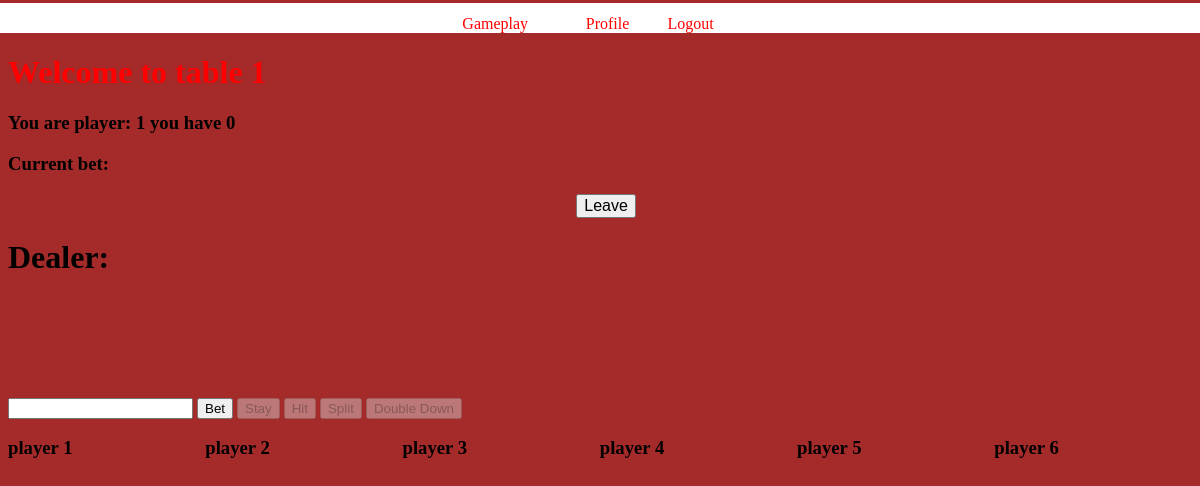
The app's page /table_one (signed in), older data.
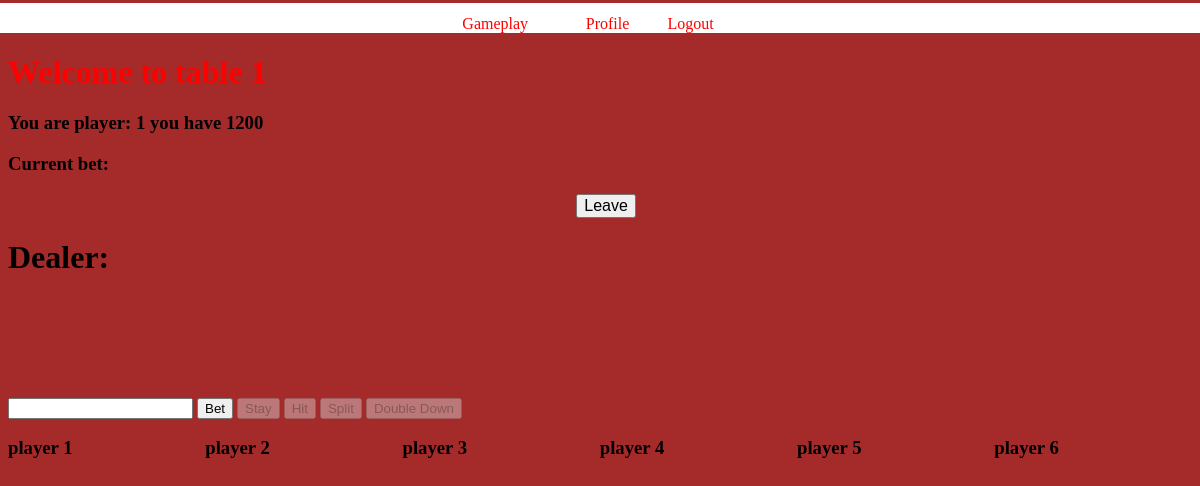
The same page, newer data.
### package/Databases/database_model.py (models this page shows, shortened)
class Player(db.Model):
    __tablename__ = 'player'
    pid         = db.Column(db.Integer, primary_key=True)
    amnt        = db.Column(db.Integer, nullable=False)
    bet         = db.Column(db.Integer, nullable=False)
    id          = db.Column(db.Integer, db.ForeignKey('user.id'))
    ptid        = db.Column(db.Integer, db.ForeignKey('table.tid'))
    hand        = db.Column(db.Integer, default=0)
    over        = db.Column(db.Boolean, default=False)
    playerNum   = db.Column(db.Integer, default=None)

### package/routes/GameplayRoutes.py (the view)
@login_required
@app.route('/table_one', methods=['GET', 'POST'])
def table_one():
    table = dm.Table.query.filter_by(tid=1).first()
    exist = dm.Player.query.filter_by(id=current_user.id).first()
    print("current user id", current_user.id)
    if table.tablestate!="joinable":
        return render_template("Gameplay.html")
    if table == None:
        return render_template("BlackjackTables/Gameplay.html")
    if table.seat > 0 and exist == None:
        player = dm.Player(amnt=current_user.funds, bet=0, id=current_user.id, ptid=1)
        playerFeild(table, player)
        table.seat = table.seat-1
        db.session.add(player)
        db.session.commit()
        players = getPlayers()
        cards = getCards()
        return render_template("BlackjackTables/Table1.html", player=player, players=players, cards=cards)
    else:
        players = getPlayers()
        cards = getCards()
        return render_template("BlackjackTables/Table1.html", player=exist, players=players, cards=cards)
    return render_template("Gameplay.html")

### package/Databases/database_model.py (called while the page is built)
@login_manager.user_loader
def load_user(user_id):
    return User.query.get(int(user_id))

### package/routes/GameplayRoutes.py (called while the page is built)
def getPlayers():
    players = dm.Player.query.all()
    return players

def getCards():
    cards = []
    for i in range (1,7):
        cards.append(dm.Deck.query.filter_by(pid=i))
    return cards

### package/templates/BlackjackTables/Table1.html (shortened to what this page needs)
{% extends "ParentAccount/ParentTemplate.html" %}
{% block stylesheet %}
    <link href="../../static/css/GameplayStyle.css" rel="stylesheet" type="text/css">
{% endblock %}
{% block gameplay %}
    <h1 style="color: red">Welcome to table 1</h1>
    <h3 id="tablefunds">You are player: {{ player.playerNum }} you have {{ player.amnt }}</h3>
    <h3 id="currentbet">Current bet:</h3>
    <form action="/leave" method="post">
        <input id="leave" type="submit" value="Leave">
    </form>
    <div id="table_parent">
        <div style="width: 100%" class="dealer" id="table_one_deal">
            <div id="table_one_dealer">
                 <h1 id="playernull">Dealer:</h1>
            </div>
        </div>
        <div id="{{ player.playerNum }}">
            <input type="number" name="numBet" id="numBet">
            <button id="bet" onclick="bet()">Bet</button>
            <button id="stay" onclick="stay()" disabled>Stay</button>
            <button id="hit" onclick="hit()" disabled>Hit</button>
            <button id="split" onclick="split(false)" disabled>Split</button>
            <button id="double_down" onclick="doubleDown()" disabled>Double Down</button>
        </div>
        <div class="players" id="table_one_players" >
            <div id="seat1" class="column">
                <h3 id="player1">player 1</h3>
            </div>
            <div id="seat2" class="column">
                <h3 id="player2">player 2</h3>
            </div>
            <div id="seat3" class="column">
                <h3 id="player3">player 3</h3>
            </div>
            <div id="seat4" class="column">
                <h3 id="player4">player 4</h3>
            </div>
            <div id="seat5" class="column">
                <h3 id="player5">player 5</h3>
            </div>
            <div id="seat6" class="column">
                <h3 id="player6">player 6</h3>
            </div>
        </div>
    </div>
{% endblock %}

### package/templates/ParentAccount/ParentTemplate.html (shortened to what this page needs)
<!DOCTYPE html>
<html lang="en">
<head>
    {% block stylesheet %}{% endblock %}
</head>
<body>
    <nav>
        <ul>
            <div class="table">
                <div class="row">
                    <div class="gameplay_link">
                        <li><a href="{{ url_for('gameplay_page') }}">Gameplay</a> </li>
                    </div>
                    <div class="create_account_link">
                        <li><a href="{{ url_for('profile_page') }}">Profile</a> </li>
                    </div>
                    <div class="login_link">
                        <li><a href="{{ url_for('logout') }}">Logout</a> </li>
                    </div>
                </div>
            </div>
        </ul>
    </nav>
    {% block gameplay %}{% endblock %}
</body>
</html>

### package/static/css/GameplayStyle.css (style rules this page uses)
body { background-color: brown; }
nav { margin-left: -1%; margin-right: -1%; margin-top: -1.11%; background-color: white; color: gold; height: 25%; }
nav ul { list-style-type: none; }
nav ul li { display: inline; }
nav ul li a:link { font-size: 100%; color: red; text-decoration: none; }
.table { padding-top: 1%; margin-left: 36.5%; width: 25%;display: table; }
.row { display: table-row; }
.gameplay_link { display: table-cell; }
.create_account_link { display: table-cell; }
.login_link { display: table-cell; }
input[type=submit] { margin-left: 48%; font-size: 100%; }
.players { display: inline-block; width: 100%; margin-right: 10px; }
.dealer { display: inline-block; margin-bottom: 100px; }
.column { float: left; width: 16.66%; }

Row changes from the older to the newer data that the page shows:
changed Player: amnt "0" → "1200"
